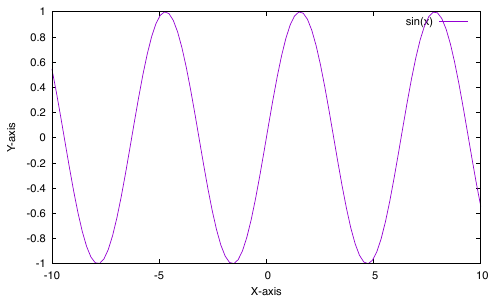

Source code (gnuplot):
set terminal pdf
set output './main-gnuplottex-fig2.pdf'
set xlabel "X-axis"
set ylabel "Y-axis"
plot sin(x)
